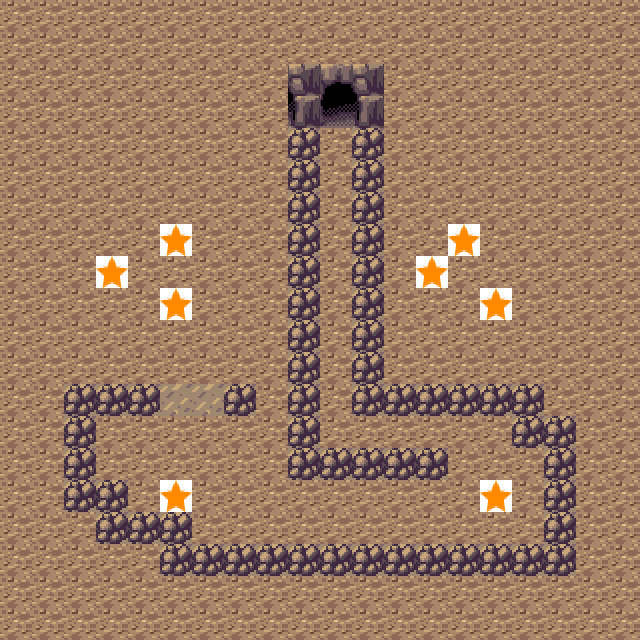

This game map was drawn from its Tiled (.tmx) file and the tilesets committed beside it. A one-line description and the trimmed map source follow:
An orthogonal 20x20 tile map with 32x32 px tiles, 3 tile layers (ground, barriers, stars), 4 tilesets and 2 objects (endPoint, startPoint).

<map version="1.0" tiledversion="1.1.5" orientation="orthogonal" renderorder="right-down" width="20" height="20" tilewidth="32" tileheight="32" infinite="0" nextobjectid="4">
 <tileset firstgid="1" name="barriers" tilewidth="32" tileheight="32" tilecount="36" columns="6">
  <image source="barriers.png" width="192" height="192" />
 </tileset>
 <tileset firstgid="37" name="ground" tilewidth="32" tileheight="32" tilecount="1" columns="1">
  <image source="ground.png" width="32" height="32" />
 </tileset>
 <tileset firstgid="38" name="player" tilewidth="32" tileheight="32" tilecount="1" columns="1">
  <image source="player.png" width="32" height="32" />
 </tileset>
 <tileset firstgid="39" name="star" tilewidth="32" tileheight="32" tilecount="1" columns="1">
  <image source="star.png" width="32" height="32" />
 </tileset>
 <layer name="ground" width="20" height="20">
  <data>[400 cells, 400 non-empty, 1 distinct tile ids]</data>
 </layer>
 <layer name="barriers" width="20" height="20">
  <data>[400 cells, 66 non-empty, 6 distinct tile ids]</data>
 </layer>
 <layer name="stars" width="20" height="20">
  <properties>
   <property name="isStar" type="bool" value="true" />
  </properties>
  <data>[400 cells, 8 non-empty, 1 distinct tile ids]</data>
 </layer>
 <objectgroup name="players">
  <object id="2" name="endPoint" gid="38" x="321" y="171" width="32" height="32" />
  <object id="3" name="startPoint" gid="38" x="132" y="121" width="32" height="32" />
 </objectgroup>
</map>
